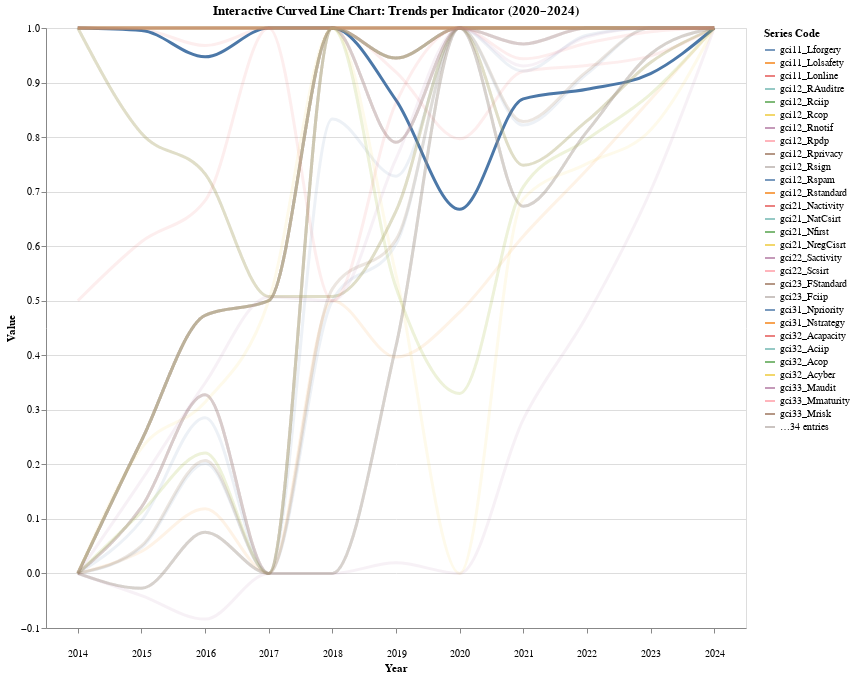

Here is the notebook cell this chart was saved with:
### Code cell
import altair as alt
import pandas as pd

# Ubah dataframe ke format long
df_melted = df.melt(
    id_vars=['seriesCode'],
    value_vars=['2014', '2015', '2016', '2017', '2018', '2019','2020', '2021', '2022', '2023', '2024'],
    var_name='year',
    value_name='value'
)

# Konversi tahun ke integer agar urut
df_melted['year'] = df_melted['year'].astype(int)
df_melted['seriesCode'] = df_melted['seriesCode'].astype(str)

# Buat dropdown selector untuk memilih satu seriesCode
selector = alt.param(
    name='series_selector',
    bind=alt.binding_select(options=sorted(df_melted['seriesCode'].unique()), name='Select Series: '),
    value=sorted(df_melted['seriesCode'].unique())[0]  # inisialisasi nilai awal
)

# Buat grafik utama
chart = alt.Chart(df_melted).mark_line(interpolate='monotone', strokeWidth=3).encode(
    x=alt.X('year:O', title='Year', axis=alt.Axis(labelAngle=0, labelPadding=15)),
    y=alt.Y('value:Q', title='Value'),
    color=alt.Color('seriesCode:N', legend=alt.Legend(title="Series Code")),
    tooltip=['seriesCode', 'year', 'value'],
    opacity=alt.condition(
        f"datum.seriesCode === {selector.name}",
        alt.value(1),  # tampil penuh jika cocok
        alt.value(0.1)  # redup jika tidak cocok
    )
).add_params(
    selector
).properties(
    width=700,
    height=600,
    title='Interactive Curved Line Chart: Trends per Indicator (2020–2024)'
)

chart

### Figure 1 — Vega-Lite specification as saved in the notebook (floating-point values rounded to 4 significant figures; data arrays with more than 128 entries replaced by an {"elided": "..."} marker saying what was removed)
{"config": {"view": {"continuousWidth": 300, "continuousHeight": 300}}, "data": {"name": "data-1daa47a499286a012f3f05568318e5b0"}, "mark": {"type": "line", "interpolate": "monotone", "strokeWidth": 3}, "encoding": {"color": {"field": "seriesCode", "legend": {"title": "Series Code"}, "type": "nominal"}, "opacity": {"condition": {"test": "datum.seriesCode === series_selector", "value": 1}, "value": 0.1}, "tooltip": [{"field": "seriesCode", "type": "nominal"}, {"field": "year", "type": "quantitative"}, {"field": "value", "type": "quantitative"}], "x": {"axis": {"labelAngle": 0, "labelPadding": 15}, "field": "year", "title": "Year", "type": "ordinal"}, "y": {"field": "value", "title": "Value", "type": "quantitative"}}, "height": 600, "params": [{"name": "series_selector", "bind": {"input": "select", "options": ["gci11_Lforgery", "gci11_Lolsafety", "gci11_Lonline", "gci12_RAuditre", "gci12_Rciip", "gci12_Rcop", "gci12_Rnotif", "gci12_Rpdp", "gci12_Rprivacy", "gci12_Rsign", "gci12_Rspam", "gci12_Rstandard", "gci21_Nactivity", "gci21_NatCsirt", "gci21_Nfirst", "gci21_NregCisrt", "gci22_Sactivity", "gci22_Scsirt", "gci23_FStandard", "gci23_Fciip", "gci31_Npriority", "gci31_Nstrategy", "gci32_Acapacity", "gci32_Aciip", "gci32_Acop", "gci32_Acyber", "gci33_Maudit", "gci33_Mmaturity", "gci33_Mrisk", "gci34_Copreporting", "gci34_Copstrategy", "gci41_AWchildren", "gci41_AWcop", "gci41_AWdisability", "gci41_AWelderly", "gci41_AWgeneral", "gci41_AWmsme", "gci41_AWprivate", "gci41_AWpublic", "gci41_AWsociety", "gci42_Tacreditation", "gci42_Tprofessional", "gci42_Tsector", "gci43_Chigher", "gci43_Cprimary", "gci43_Csecondary", "gci44_Evalscheme", "gci44_RndAcademic", "gci44_Rndprivate", "gci44_Rndpublic", "gci45_Dassociation", "gci45_Dindustry", "gci46_Icapacitydev", "gci46_Iindustry", "gci46_Irnd", "gci51_Bcountry", "gci51_Bregintl", "gci52_Mcapacitydev", "gci52_Minfosharing", "gci53_Mlat", "gci54_PPPdomestic", "gci54_PPPforeign", "gci55_Coordination"], "name": "Select Series: "}, "value": "gci11_Lforgery"}], "title": "Interactive Curved Line Chart: Trends per Indicator (2020–2024)", "width": 700, "$schema": "https://vega.github.io/schema/vega-lite/v5.8.0.json", "datasets": {"data-1daa47a499286a012f3f05568318e5b0": {"elided": "693 records"}}}
